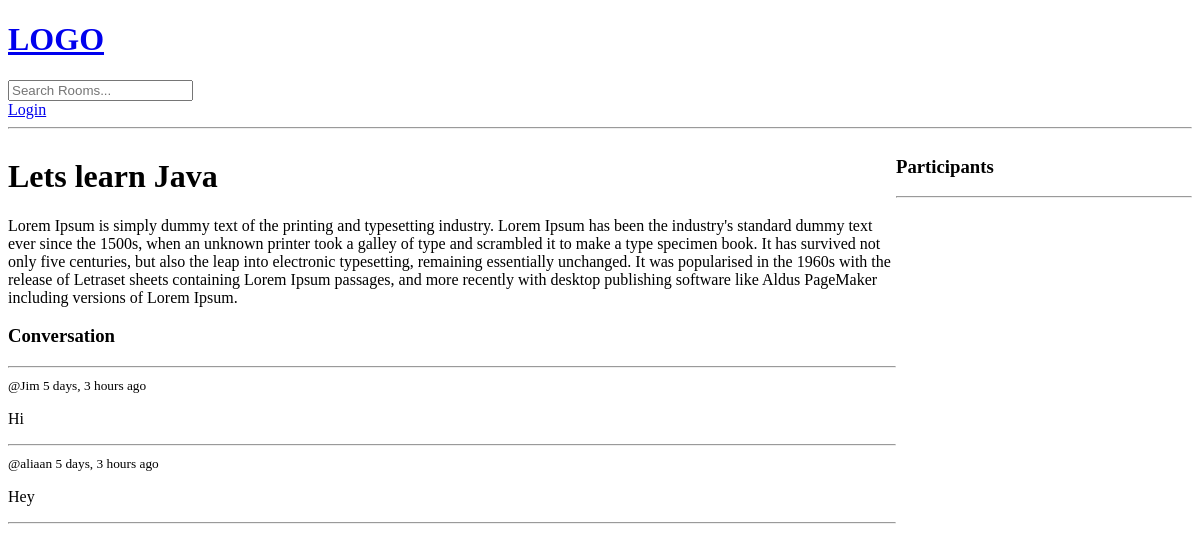
Page /room/1/ on the earlier database version.
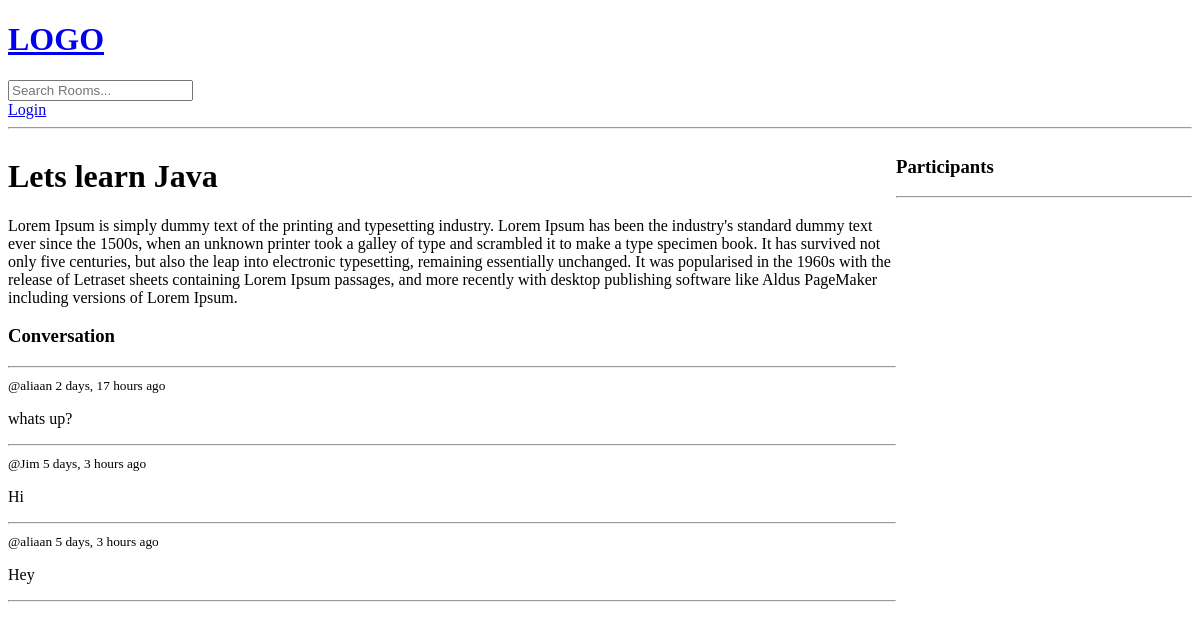
Same page on the later database version.
### base/models.py (models this page shows, shortened)
class Message(models.Model):
    user = models.ForeignKey(User, on_delete=models.CASCADE) # User that is sending the message. Import user model from the django library.
    room = models.ForeignKey(Room, on_delete=models.CASCADE) # When the parent (room) is deleted, the children (messages) are also deleted.
    body = models.TextField() # the actual message
    updated = models.DateTimeField(auto_now = True) # Takes a snapshot of anytime the table (model instance) is updated. Takes a timestamp every time room is updated.
    created = models.DateTimeField(auto_now_add = True) # Takes a timestamp of when the instance was created.

### base/views.py (the view, shortened to what this page needs)
# urls.py: path("room/<str:pk>/", views.room, name = "room"),
def room(request, pk):
    room = Room.objects.get(id=pk)
    room_messages = room.message_set.all().order_by('-created')
    participants = room.participants.all()
    context = {"room" : room, "room_messages" : room_messages, "participants" : participants}
    return render(request, "base/room.html", context)

### base/templates/base/room.html (shortened to what this page needs)
{% extends "main.html" %}
{% block content %}
<div class = "room-container">
    <div>
        <h1>{{room.name}}</h1>
        <p>{{room.description}}</p>
        <div class = "comment-wrapper">
            <h3>Conversation</h3>
            <hr>
            {% for message in room_messages %}
                <div>
                    <small>@{{message.user}} {{message.created | timesince}} ago </small>
                    <p>{{message.body}}</p>
                    <hr>
                </div>
            {% endfor %}
        </div>
    </div>
    <div>
        <h3>Participants</h3>
        <hr>
    </div>
</div>
{% endblock content %}

Differences in the rows shown:
added Message: user "aliaan", created "2 days, 17 hours", body "whats up?"
